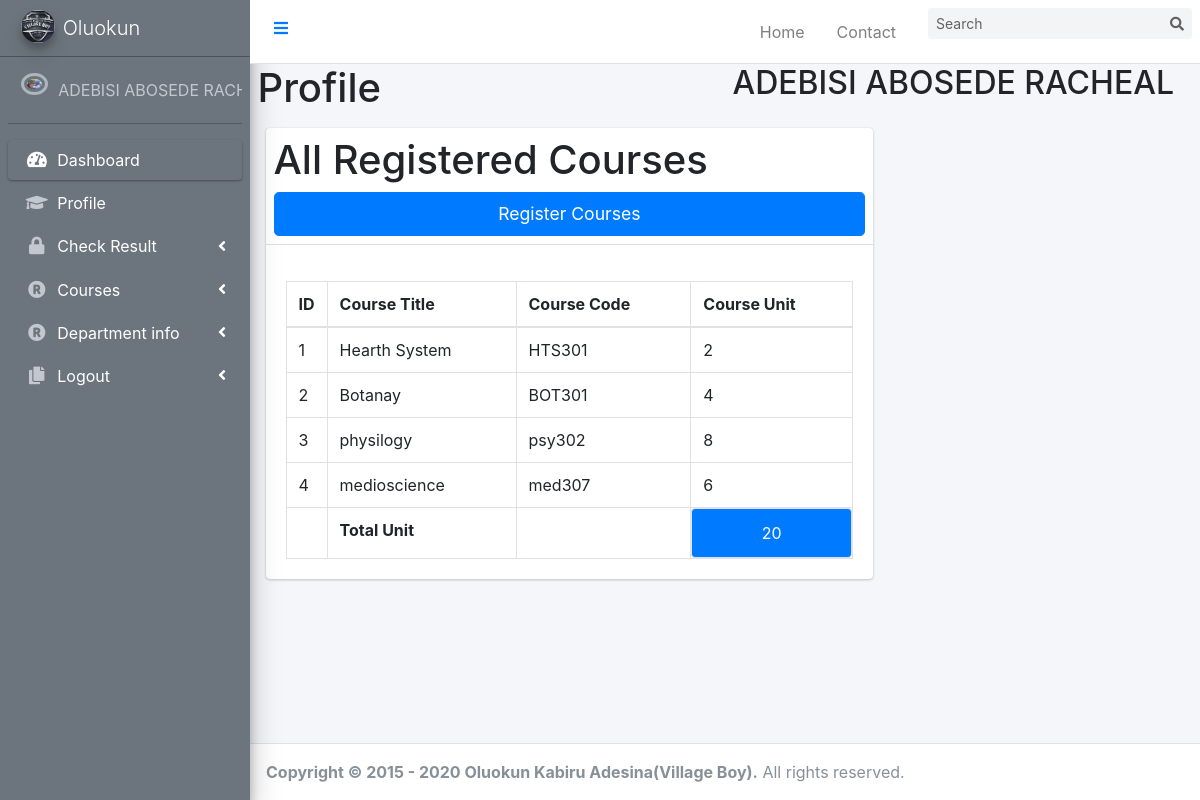
Screenshot of /student/allRegisteredCourse.php (signed in) with the database file from the repository.
### tables this page shows
CREATE TABLE `student` (
  `id` int(6) NOT NULL,
  `SurName` varchar(30) NOT NULL,
  `FirstName` varchar(30) NOT NULL,
  `LastName` varchar(30) NOT NULL,
  `email` varchar(30) NOT NULL,
  `Phone_Number` varchar(50) NOT NULL,
  `password` varchar(50) NOT NULL,
  `Level` varchar(50) NOT NULL,
  `matricNo` varchar(10) NOT NULL,
  `CurrentSemester` varchar(30) NOT NULL,
  `Department` varchar(255) NOT NULL,
  `Faculty` varchar(50) NOT NULL,
  `state` varchar(50) NOT NULL,
  `city` varchar(50) NOT NULL,
  `Address` varchar(50) NOT NULL,
  `dob` varchar(50) NOT NULL,
  `gender` varchar(50) NOT NULL,
  `profilePicture` text NOT NULL,
  `NextOfKin` varchar(100) NOT NULL,
  `CGPA` varchar(5) NOT NULL,
  `class` varchar(50) NOT NULL,
  `StudentId` varchar(50) NOT NULL,
  `reg_date` timestamp NOT NULL DEFAULT current_timestamp() ON UPDATE current_timestamp()
);

### student/allRegisteredCourse.php (the view, shortened to what this page needs)
<?php
     if(isset($_SESSION['studentLogin'])){
    include('header.php');
    include("../includes/connection.php");
    $user =$_SESSION['studentLogin'];
    $stmt = "SELECT* FROM student WHERE email = '$user'|| Phone_Number = '$user' || matricNo = '$user' ";
    $qe = mysqli_query($conn, $stmt);
    $student = mysqli_fetch_array($qe);
    $name = htmlentities(strtoupper( $student['SurName']." ".$student['FirstName']." ".$student['LastName']));
    $studentId = $student['StudentId'];
    $coursetitle =[];
    $coursecode =[];
    $courseunit =[];
    $stm = mysqli_query($conn, "SELECT* FROM registeredcourse WHERE studentId = '$studentId' ");
    while($courses = mysqli_fetch_array($stm)){
        $Title = $courses['courseTitle'];
        $Code = $courses['courseCode'];
        $Unit = $courses['courseUnit'];
        array_push($coursecode, $Code);
        array_push($coursetitle, $Title);
        array_push($courseunit, $Unit);
    }
    $codes = implode(",", $coursecode);
    $units = implode(",", $courseunit);
    $titles = implode(",", $coursetitle);
  $title = explode(",",$titles);
  $code = explode(",",$codes);
  $unit = explode(",",$units);
    ?>
<!DOCTYPE html>
<html lang="en">
<head>
    <link rel="stylesheet" href=>
</head>
<?php
    include('sidebar.php');
    ?>
<body>
<div class="content-wrapper">
    <div class="container-fluid">
        <div class="row mb-2">
          <div class="col-sm-6">
            <h1>Profile</h1>
          </div>
          <div class="col-sm-6">
            <h2><?php echo $name ?></h2>
          </div>
        </div>
      </div>
    <section class="content">
      <div class="container-fluid">
        <div class="row">
          <div class="col-md-8">
            <div class="card">
              <div class="card-header p-2">
                <h1>All Registered Courses</h1>
                  <h1 class="text-center btn btn-primary card-title btn-lg btn-block"> Register Courses</h1>
              </div>
              <div class="card-body">
                <table class="table table-bordered">
                  <thead>
                    <tr>
                      <th style="width: 10px">ID</th>
                      <th>Course Title</th>
                      <th>Course Code</th>
                      <th>Course Unit</th>
                    </tr>
                  </thead>
                  <tbody>
                    <form class="" role="form" action="" method="POST" id="courseRegisterForm" >
                      <?php
                     for ($i=0; $i < count($title) ; $i++) {
                      ?>
                    <tr>
                      <td><?php echo $i+1?></td>
                      <td><?php echo $title[$i] ?></td>
                      <td><?php echo $code[$i] ?></td>
                      <td><?php echo $unit[$i] ?></td>
                    </tr>
                    <?php
                      }
                    ?>
                    <tr>
                        <td></td>
                        <td><b> Total Unit </b></td>
                        <td></td>
                        <td class="btn btn-primary btn-block"><?php echo array_sum($unit) ?></td>
                    </tr>
                  </tbody>
                </table>
              </div>
            </div>
          </div>
        </div>
      </div>
    </section>
    </div>
<?php include('footer.php'); ?>
</body>
</html>
<?php
    }
    else{
        header('location:../index.php');
    }
    ?>

### student/sidebar.php (shortened to what this page needs)
<?php
  if(isset($_SESSION['studentLogin'])){
    include("../includes/connection.php");
    $user =$_SESSION['studentLogin'];
    $stmt = "SELECT* FROM student WHERE email = '$user'|| Phone_Number = '$user'";
    $qe = mysqli_query($conn, $stmt);
    $students = mysqli_fetch_array($qe);
    $names = htmlentities(strtoupper( $students['SurName']." ".$students['FirstName']." ".$students['LastName']));
?>
<aside class="main-sidebar sidebar-dark-secondary elevation-4 bg-secondary" style="position:fixed; top: 0px; left: 0px; z-index: 1;">
    <a href="../index.php" class="brand-link">
      <img src="../image/village boy logo.jpg" alt="Logo" class="brand-image img-circle elevation-3"
           style="opacity: .8">
      <span class="brand-text font-weight-light">Oluokun</span>
    </a>
    <div class="sidebar">
      <div class="user-panel mt-3 pb-3 mb-3 d-flex">
        <div class="image">
        <img class="profile-user-img img-fluid img-circle"
                       src="<?php
                        if(!empty($student['profilePicture'])){
                            echo htmlentities($student['profilePicture']);
                        }else{
                            echo "<span style ='color:red'>Not Yet Set</span>";
                        }
                       ?>"
                       alt="User profile picture">                    </div>
        <div class="info">
          <a href="index.php" class="d-block"><?php echo $names;?> </a>
        </div>
      </div>
      <nav class="mt-2">
        <ul class="nav nav-pills nav-sidebar flex-column" data-widget="treeview" role="menu" data-accordion="false">
          <li class="nav-item has-treeview menu-open">
            <a href="index.php" class="nav-link active">
              <i class="nav-icon fas fa-tachometer-alt"></i>
              <p>
                Dashboard
              </p>
            </a>
          </li>
          <li class="nav-item">
              <a href="studentUpdateProfile.php" class="nav-link">
                <i class="fas fa-graduation-cap nav-icon"></i>
                <p>Profile</p>
              </a>
            </li>
            <li class="nav-item has-treeview">
              <a href="#" class="nav-link">
                <i class="nav-icon fa fa-lock"></i>
                <p>
                  Check Result
                  <i class="fas fa-angle-left right"></i>
                </p>
              </a>
            </li>
          <li class="nav-item has-treeview">
          <a href="#" class="nav-link">
            <i class="nav-icon fa fa-registered"></i>
            <p>
              Courses
              <i class="fas fa-angle-left right"></i>
            </p>
          </a>
        </li>
        <li class="nav-item has-treeview">
          <a href="#" class="nav-link">
            <i class="nav-icon fa fa-registered"></i>
            <p>
              Department info
              <i class="fas fa-angle-left right"></i>
            </p>
          </a>
        </li>
           <li class="nav-item has-treeview">
            <a href="Logout.php" class="nav-link">
              <i class="nav-icon fas fa-copy"></i>
              <p>
                Logout
                <i class="fas fa-angle-left right"></i>
              </p>
            </a>
          </li>
        </ul>
      </nav>
    </div>
  </aside>
  <?php
  }
  ?>

### css/style.css (style rules this page uses)
aside { position: fixed; z-index: 1; top: 0; left: 0; }
nav ul li a.nav-link p { text-decoration: none; color: white; }

### rows the page displays
student: profilePicture (picture), names "ADEBISI ABOSEDE…", name "ADEBISI ABOSEDE RACHEAL"

### other values shown
$title[$i] "Hearth System"
$code[$i] "HTS301"
$unit[$i] "2"
$title[$i] "Botanay"
$code[$i] "BOT301"
$unit[$i] "4"
$title[$i] "physilogy"
$code[$i] "psy302"
$unit[$i] "8"
$title[$i] "medioscience"
$code[$i] "med307"
$unit[$i] "6"
array_sum($unit) "20"
Date('Y') "2020"
